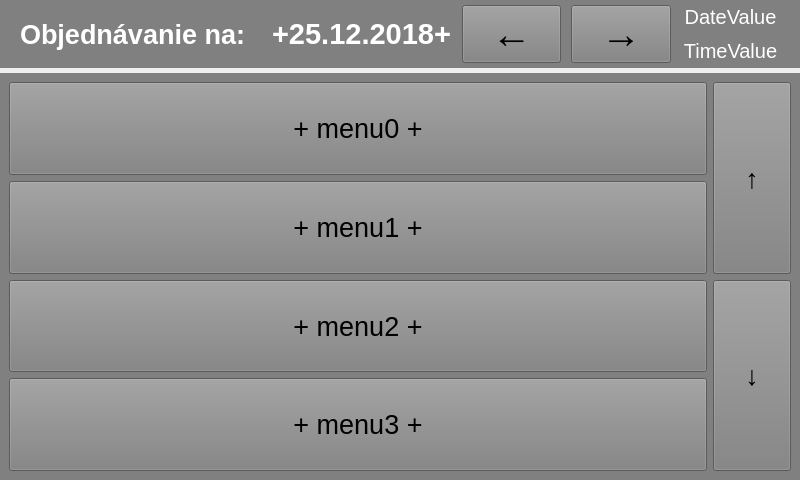
<?xml version="1.0" encoding="UTF-8"?>
<ui version="4.0">
 <class>InfScanCard</class>
 <widget class="QWidget" name="InfScanCard">
  <property name="geometry">
   <rect>
    <x>0</x>
    <y>0</y>
    <width>800</width>
    <height>480</height>
   </rect>
  </property>
  <property name="windowTitle">
   <string>Form</string>
  </property>
  <layout class="QVBoxLayout" name="verticalLayout_2" stretch="1,6">
   <property name="spacing">
    <number>5</number>
   </property>
   <property name="leftMargin">
    <number>0</number>
   </property>
   <property name="topMargin">
    <number>0</number>
   </property>
   <property name="rightMargin">
    <number>0</number>
   </property>
   <property name="bottomMargin">
    <number>0</number>
   </property>
   <item>
    <widget class="QWidget" name="titleLayout_this" native="true">
     <property name="sizePolicy">
      <sizepolicy hsizetype="Ignored" vsizetype="Ignored">
       <horstretch>0</horstretch>
       <verstretch>0</verstretch>
      </sizepolicy>
     </property>
     <property name="styleSheet">
      <string notr="true">background:Gray</string>
     </property>
     <property name="class" stdset="0">
      <string>lightPanelStyle</string>
     </property>
     <layout class="QHBoxLayout" name="titleLayout" stretch="9,7,4,4,4">
      <property name="spacing">
       <number>0</number>
      </property>
      <property name="leftMargin">
       <number>20</number>
      </property>
      <property name="topMargin">
       <number>0</number>
      </property>
      <property name="rightMargin">
       <number>15</number>
      </property>
      <property name="bottomMargin">
       <number>0</number>
      </property>
      <item>
       <widget class="QLabel" name="TitleValue">
        <property name="sizePolicy">
         <sizepolicy hsizetype="Ignored" vsizetype="Ignored">
          <horstretch>0</horstretch>
          <verstretch>0</verstretch>
         </sizepolicy>
        </property>
        <property name="font">
         <font>
          <pointsize>20</pointsize>
          <weight>75</weight>
          <bold>true</bold>
         </font>
        </property>
        <property name="styleSheet">
         <string notr="true">color:white</string>
        </property>
        <property name="text">
         <string>Objednávanie na:</string>
        </property>
        <property name="class" stdset="0">
         <string>clientTextTitleStyle</string>
        </property>
       </widget>
      </item>
      <item>
       <widget class="QLabel" name="toDate">
        <property name="sizePolicy">
         <sizepolicy hsizetype="Ignored" vsizetype="Ignored">
          <horstretch>0</horstretch>
          <verstretch>0</verstretch>
         </sizepolicy>
        </property>
        <property name="font">
         <font>
          <pointsize>22</pointsize>
          <weight>75</weight>
          <bold>true</bold>
         </font>
        </property>
        <property name="styleSheet">
         <string notr="true">color:white</string>
        </property>
        <property name="text">
         <string>+25.12.2018+</string>
        </property>
        <property name="alignment">
         <set>Qt::AlignCenter</set>
        </property>
       </widget>
      </item>
      <item>
       <widget class="QPushButton" name="prevDay">
        <property name="sizePolicy">
         <sizepolicy hsizetype="Ignored" vsizetype="Ignored">
          <horstretch>0</horstretch>
          <verstretch>0</verstretch>
         </sizepolicy>
        </property>
        <property name="font">
         <font>
          <pointsize>30</pointsize>
          <weight>75</weight>
          <bold>true</bold>
         </font>
        </property>
        <property name="styleSheet">
         <string notr="true">margin:5</string>
        </property>
        <property name="text">
         <string>←</string>
        </property>
       </widget>
      </item>
      <item>
       <widget class="QPushButton" name="nextDay">
        <property name="sizePolicy">
         <sizepolicy hsizetype="Ignored" vsizetype="Ignored">
          <horstretch>0</horstretch>
          <verstretch>0</verstretch>
         </sizepolicy>
        </property>
        <property name="font">
         <font>
          <pointsize>30</pointsize>
          <weight>75</weight>
          <bold>true</bold>
         </font>
        </property>
        <property name="styleSheet">
         <string notr="true">margin:5</string>
        </property>
        <property name="text">
         <string>→</string>
        </property>
       </widget>
      </item>
      <item>
       <widget class="QWidget" name="verticalWidget" native="true">
        <property name="sizePolicy">
         <sizepolicy hsizetype="Ignored" vsizetype="Ignored">
          <horstretch>0</horstretch>
          <verstretch>0</verstretch>
         </sizepolicy>
        </property>
        <layout class="QVBoxLayout" name="verticalLayout_3">
         <property name="spacing">
          <number>0</number>
         </property>
         <property name="leftMargin">
          <number>0</number>
         </property>
         <property name="topMargin">
          <number>0</number>
         </property>
         <property name="rightMargin">
          <number>0</number>
         </property>
         <property name="bottomMargin">
          <number>0</number>
         </property>
         <item>
          <widget class="QLabel" name="DateValue">
           <property name="sizePolicy">
            <sizepolicy hsizetype="Ignored" vsizetype="Ignored">
             <horstretch>0</horstretch>
             <verstretch>0</verstretch>
            </sizepolicy>
           </property>
           <property name="font">
            <font>
             <pointsize>15</pointsize>
            </font>
           </property>
           <property name="styleSheet">
            <string notr="true">color:white</string>
           </property>
           <property name="text">
            <string>DateValue</string>
           </property>
           <property name="alignment">
            <set>Qt::AlignCenter</set>
           </property>
           <property name="class" stdset="0">
            <string>dateStyle</string>
           </property>
          </widget>
         </item>
         <item>
          <widget class="QLabel" name="TimeValue">
           <property name="sizePolicy">
            <sizepolicy hsizetype="Ignored" vsizetype="Ignored">
             <horstretch>0</horstretch>
             <verstretch>0</verstretch>
            </sizepolicy>
           </property>
           <property name="font">
            <font>
             <pointsize>15</pointsize>
            </font>
           </property>
           <property name="styleSheet">
            <string notr="true">color:white</string>
           </property>
           <property name="text">
            <string>TimeValue</string>
           </property>
           <property name="alignment">
            <set>Qt::AlignCenter</set>
           </property>
           <property name="class" stdset="0">
            <string>timeStyle</string>
           </property>
          </widget>
         </item>
        </layout>
       </widget>
      </item>
     </layout>
    </widget>
   </item>
   <item>
    <widget class="QWidget" name="ContentLayout" native="true">
     <property name="sizePolicy">
      <sizepolicy hsizetype="Ignored" vsizetype="Ignored">
       <horstretch>0</horstretch>
       <verstretch>0</verstretch>
      </sizepolicy>
     </property>
     <property name="styleSheet">
      <string notr="true">background:Gray</string>
     </property>
     <property name="class" stdset="0">
      <string>darkPanelStyle</string>
     </property>
     <layout class="QGridLayout" name="gridLayout" columnstretch="9,1">
      <item row="1" column="0">
       <widget class="QPushButton" name="menu_1">
        <property name="sizePolicy">
         <sizepolicy hsizetype="Ignored" vsizetype="Ignored">
          <horstretch>0</horstretch>
          <verstretch>0</verstretch>
         </sizepolicy>
        </property>
        <property name="font">
         <font>
          <pointsize>20</pointsize>
         </font>
        </property>
        <property name="text">
         <string>+ menu1 +</string>
        </property>
        <property name="checkable">
         <bool>true</bool>
        </property>
       </widget>
      </item>
      <item row="2" column="0">
       <widget class="QPushButton" name="menu_2">
        <property name="sizePolicy">
         <sizepolicy hsizetype="Ignored" vsizetype="Ignored">
          <horstretch>0</horstretch>
          <verstretch>0</verstretch>
         </sizepolicy>
        </property>
        <property name="font">
         <font>
          <pointsize>20</pointsize>
         </font>
        </property>
        <property name="text">
         <string>+ menu2 +</string>
        </property>
        <property name="checkable">
         <bool>true</bool>
        </property>
       </widget>
      </item>
      <item row="0" column="0">
       <widget class="QPushButton" name="menu_0">
        <property name="sizePolicy">
         <sizepolicy hsizetype="Ignored" vsizetype="Ignored">
          <horstretch>0</horstretch>
          <verstretch>0</verstretch>
         </sizepolicy>
        </property>
        <property name="font">
         <font>
          <pointsize>20</pointsize>
         </font>
        </property>
        <property name="text">
         <string>+ menu0 +</string>
        </property>
        <property name="checkable">
         <bool>true</bool>
        </property>
       </widget>
      </item>
      <item row="3" column="0">
       <widget class="QPushButton" name="menu_3">
        <property name="sizePolicy">
         <sizepolicy hsizetype="Ignored" vsizetype="Ignored">
          <horstretch>0</horstretch>
          <verstretch>0</verstretch>
         </sizepolicy>
        </property>
        <property name="font">
         <font>
          <pointsize>20</pointsize>
         </font>
        </property>
        <property name="text">
         <string>+ menu3 +</string>
        </property>
        <property name="checkable">
         <bool>true</bool>
        </property>
       </widget>
      </item>
      <item row="0" column="1" rowspan="2">
       <widget class="QPushButton" name="up">
        <property name="sizePolicy">
         <sizepolicy hsizetype="Ignored" vsizetype="Ignored">
          <horstretch>0</horstretch>
          <verstretch>0</verstretch>
         </sizepolicy>
        </property>
        <property name="font">
         <font>
          <pointsize>20</pointsize>
          <weight>75</weight>
          <bold>true</bold>
         </font>
        </property>
        <property name="text">
         <string>↑</string>
        </property>
       </widget>
      </item>
      <item row="2" column="1" rowspan="2">
       <widget class="QPushButton" name="down">
        <property name="sizePolicy">
         <sizepolicy hsizetype="Ignored" vsizetype="Ignored">
          <horstretch>0</horstretch>
          <verstretch>0</verstretch>
         </sizepolicy>
        </property>
        <property name="font">
         <font>
          <pointsize>20</pointsize>
          <weight>75</weight>
          <bold>true</bold>
         </font>
        </property>
        <property name="text">
         <string>↓</string>
        </property>
       </widget>
      </item>
     </layout>
    </widget>
   </item>
  </layout>
 </widget>
 <resources/>
 <connections/>
</ui>
